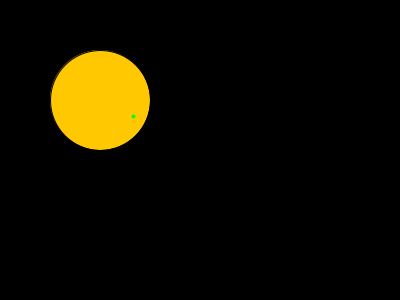
Frame 1 (no input)
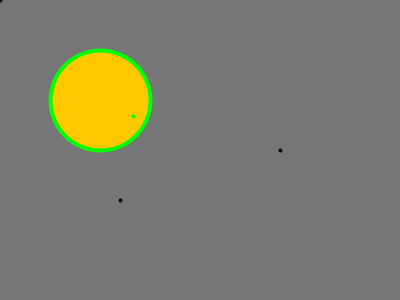
Frame 60 (the mouse pressed at the canvas centre just before this capture)
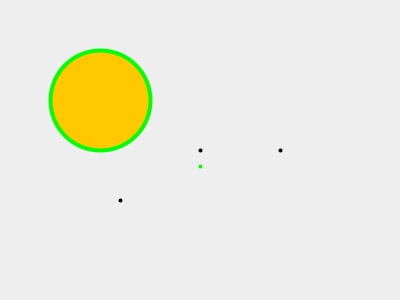
Frame 120 (the mouse held since frame 60 and released just before this capture)

The Processing sketch that drew these frames (run headless with seeded random() and noise(); from frame 60 on, the mouse is pressed at the canvas centre):

// Processing sketch: sketch_230627c
// ── sketch_230627c.pde
//declaracion de una variable:
float a;


void setup() {
  //define el tamaño:
  size(400, 300);
  //asignacion (le da un valor a la variable)
  a=0;
  
  println( promediaTres(8,9,5) ); 
  
}
void draw() {
  //pinta el fondo.
  //el color lo toma el valor
  //invocacion de una funcion:
  pintaElFondo( a );

  dibujaCirculo( 100, 100);
  
  stroke(0);
  strokeWeight(4);
  point(280,150);
  point(120,200);
  point(mouseX,mouseY);
  
  stroke(0,255,0);
  point( promediaTres(280,120,mouseX) , 
                    promediaTres(150,200,mouseY));
   
   
  //actualiza el valor
  //suma / incremento
  a+=2;
  //actualiza el valor
  //le asigna el modulo (el resto de la division):
  a%=255;
  //257 --> (a=2)
}

// ── declaracionFuncionFondo.pde
//declaracion de una funcion propia
//que recibe parametro
//no retorna dato
void pintaElFondo( float miColor ){
  //toma el parametro y lo usa
  //para pintar el color de fondo:
  background(miColor);
}

//otra funcion que dibuja
//recibe dos parametros
// NO retorna valor
void dibujaCirculo( float x, float y){
  push();
  translate(x,y);
  ellipseMode(CENTER);
  fill(255,200,0);
  ellipse(0,0,100,100);
  pop();
}

// ── funcionQueRetornaValor.pde

//funcion que recibe un tres parametros
//y DEVUELVE una dato:
float promediaTres( float n1, float n2, float n3){
  float r = (n1+n2+n3)/3;
  return r;
}
